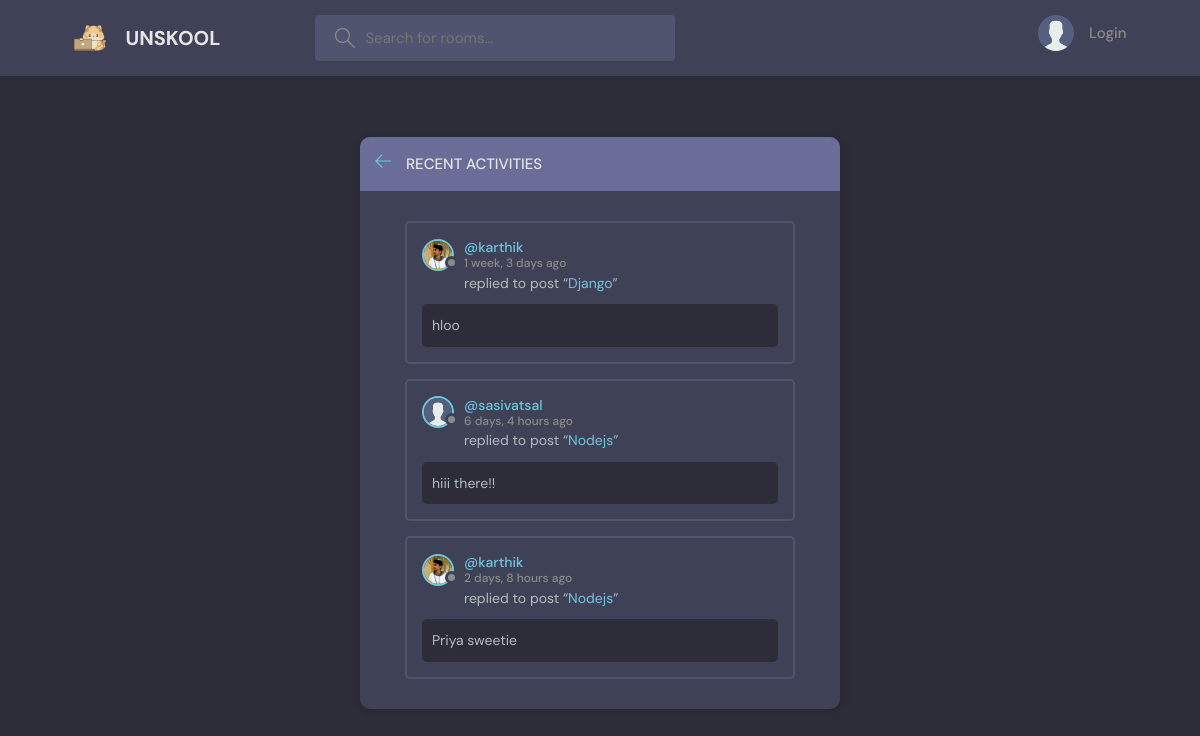
The page /activity/ on the database its author committed.
### shazam/models.py (models this page shows, shortened)
class Message (models.Model):
    user=models.ForeignKey(User,on_delete=models.CASCADE)
    room=models.ForeignKey(Room ,on_delete=models.CASCADE)
    body=models.TextField(max_length=100)
    created=models.DateTimeField(auto_now_add=True)
    updated=models.DateTimeField(auto_now=True)

class User(AbstractUser):
    name=models.CharField(max_length=200,null=True)
    following = models.ManyToManyField(
        "self", blank=True, related_name="followers", symmetrical=False
    )
    email=models.EmailField(unique=True,null=True)
    bio=models.TextField(null=True)
    avatar=models.ImageField(null=True,default="avatar.svg")
    USERNAME_FIELD='email'
    REQUIRED_FIELDS=[]

class Room(models.Model):
    Host=models.ForeignKey(User,on_delete=models.SET_NULL,null=True)
    participants=models.ManyToManyField(User,related_name="participants")
    Topic=models.ForeignKey(Topic,on_delete=models.SET_NULL ,null=True)
    name=models.CharField(max_length=50)
    description=models.TextField(null=True)
    created=models.DateTimeField(auto_now_add=True)
    updated=models.DateTimeField(auto_now=True)
    def __str__(self):
        return str(self.name)

### shazam/views.py (the view)
# urls.py: path('activity/',views.activity,name='activity' ),
def activity(request):
    chatboxes=Message.objects.all()
    return render(request,'shazam/activity.html',{'chatboxes':chatboxes})

### shazam/templates/shazam/activity.html (shortened to what this page needs)
{% extends 'main.html' %}
{% block content %}
<main class="layout">
      <div class="container">
        <div class="layout__box">
          <div class="layout__boxHeader">
            <div class="layout__boxTitle">
              <a href="{% url 'home' %}">
                <svg version="1.1" xmlns="http://www.w3.org/2000/svg" width="32" height="32" viewBox="0 0 32 32">
                  <title>arrow-left</title>
                  <path
                    d="M13.723 2.286l-13.723 13.714 13.719 13.714 1.616-1.611-10.96-10.96h27.625v-2.286h-27.625l10.965-10.965-1.616-1.607z"
                  ></path>
                </svg>
              </a>
              <h3>Recent Activities</h3>
            </div>
          </div>
          <div class="activities-page layout__body">
          {% for chatbox in chatboxes %}
          <div class="activities__box">
              <div class="activities__boxHeader roomListRoom__header">
                  <a href="{% url 'profile_page' chatbox.user.id %}" class="roomListRoom__author">
                      <div class="avatar avatar--small">
                          <img src="{{chatbox.user.avatar.url}}" />
                      </div>
                      <p>
                          @{{chatbox.user.username}}
                          <span>{{chatbox.created|timesince}} ago</span>
                      </p>
                  </a>
              </div>
              <div class="activities__boxContent">
                  <p>replied to post “<a href="{% url 'room' chatbox.room.id %}">{{chatbox.room}}</a>”</p>
                  <div class="activities__boxRoomContent">{{chatbox.body}}</div>
              </div>
          </div>
          {% endfor %}
          </div>
        </div>
      </div>
    </main>
    {% endblock content %}

### static/styles/style.css (style rules this page uses)
:root { --color-main: #71c6dd; --color-main-light: #e1f6fb; --color-dark: #3f4156; --color-dark-medium: #51546e; --color-dark-light: #696d97; --color-light: #e5e5e5; --color-gray: #8b8b8b; --color-light-gray: #b2bdbd; --color-bg: #2d2d39; --color-success: #5dd693; --color-error: #fc4b0b; }
* { font-family: "DM Sans", -apple-system, BlinkMacSystemFont, "Segoe UI", Roboto, Oxygen, Ubuntu, Cantarell, "Open Sans", "Helvetica Neue", sans-serif; margin: 0; padding: 0; box-sizing: border-box; text-rendering: optimizeLegibility; font-size: inherit; }
html { font-size: 56.25%; }
@media only screen and (min-width: 1200px) { html { font-size: 62.5%; } }
body { line-height: 1.6; font-weight: 400; font-size: 1.5rem; color: var(--color-light-gray); background-color: var(--color-bg); min-height: 100vh; }
img { width: 100%; }
a { display: inline-block; color: var(--color-main); text-decoration: none; }
.container { max-width: 120rem; width: 90%; margin: auto; }
.avatar { position: relative; display: inline-block; border-radius: 50%; border: 2px solid var(--color-main); }
.avatar img { display: block; border-radius: 50%; object-fit: cover; object-position: center; }
.avatar::after { content: ""; display: block; position: absolute; background-color: var(--color-gray); z-index: 111; border-radius: 50%; border: 0.3rem solid var(--color-dark); }
.avatar.avatar--small img { width: 2.8rem; height: 2.8rem; }
.avatar.avatar--small:after { width: 0.7rem; height: 0.7rem; bottom: 0px; right: -6px; }
.layout { margin-top: 2.4rem; }
.layout > .container { display: flex; justify-content: space-between; align-items: flex-start; }
.layout__box { width: 90%; max-width: 48rem; min-height: 40rem; position: absolute; top: 50%; left: 50%; transform: translate(-50%, -46%); background-color: var(--color-dark); border-radius: 1rem; box-shadow: 1px 1px 6px 3px rgba(0, 0, 0, 0.1); overflow: hidden; }
.layout__boxHeader { display: flex; padding: 1.5rem; background-color: var(--color-dark-light); }
.layout__boxTitle { display: flex; gap: 1.5rem; align-items: center; }
.layout__boxTitle h3 { text-transform: uppercase; font-weight: 500; color: var(--color-light); }
.layout__boxTitle svg { width: 1.6rem; height: 1.6rem; fill: var(--color-main); }
.layout__body { margin: 3rem; }
.roomListRoom__header { display: flex; justify-content: space-between; align-items: center; }
.roomListRoom__author { font-weight: 500; display: flex; align-items: center; gap: 1rem; }
.activities__box { margin: 1.5rem; padding: 1.5rem; border: 2px solid var(--color-dark-medium); border-radius: 5px; }
.activities__boxHeader p { font-size: 1.4rem; line-height: 1.3; }
.activities__boxHeader p span { color: var(--color-gray); font-size: 1.2rem; display: block; }
.activities__boxContent { margin-left: 4.2rem; }
.activities__boxContent { font-size: 1.4rem; }
.activities__boxRoomContent { background: var(--color-bg); padding: 1rem; border-radius: 5px; margin-top: 1rem; margin-left: -4.2rem; }

### rows shown on the page
Message: user.avatar (picture), user.username "karthik", created "1 week, 3 days", room "Django", body "hloo"
Message: user.avatar (placeholder picture), user.username "sasivatsal", created "6 days, 4 hours", room "Nodejs", body "hiii there!!"
Message: user.avatar (picture), user.username "karthik", created "2 days, 8 hours", room "Nodejs", body "Priya sweetie"
